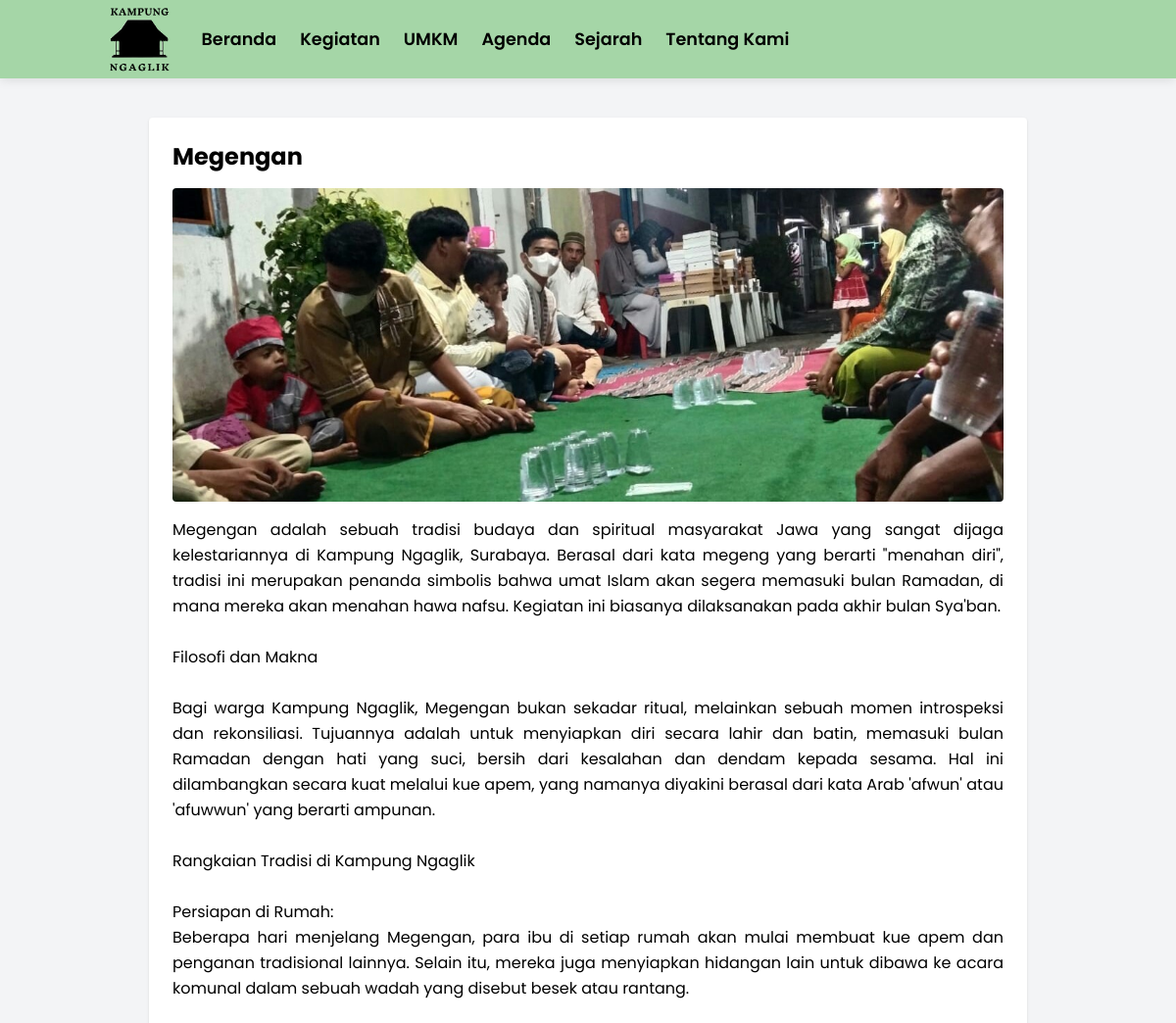
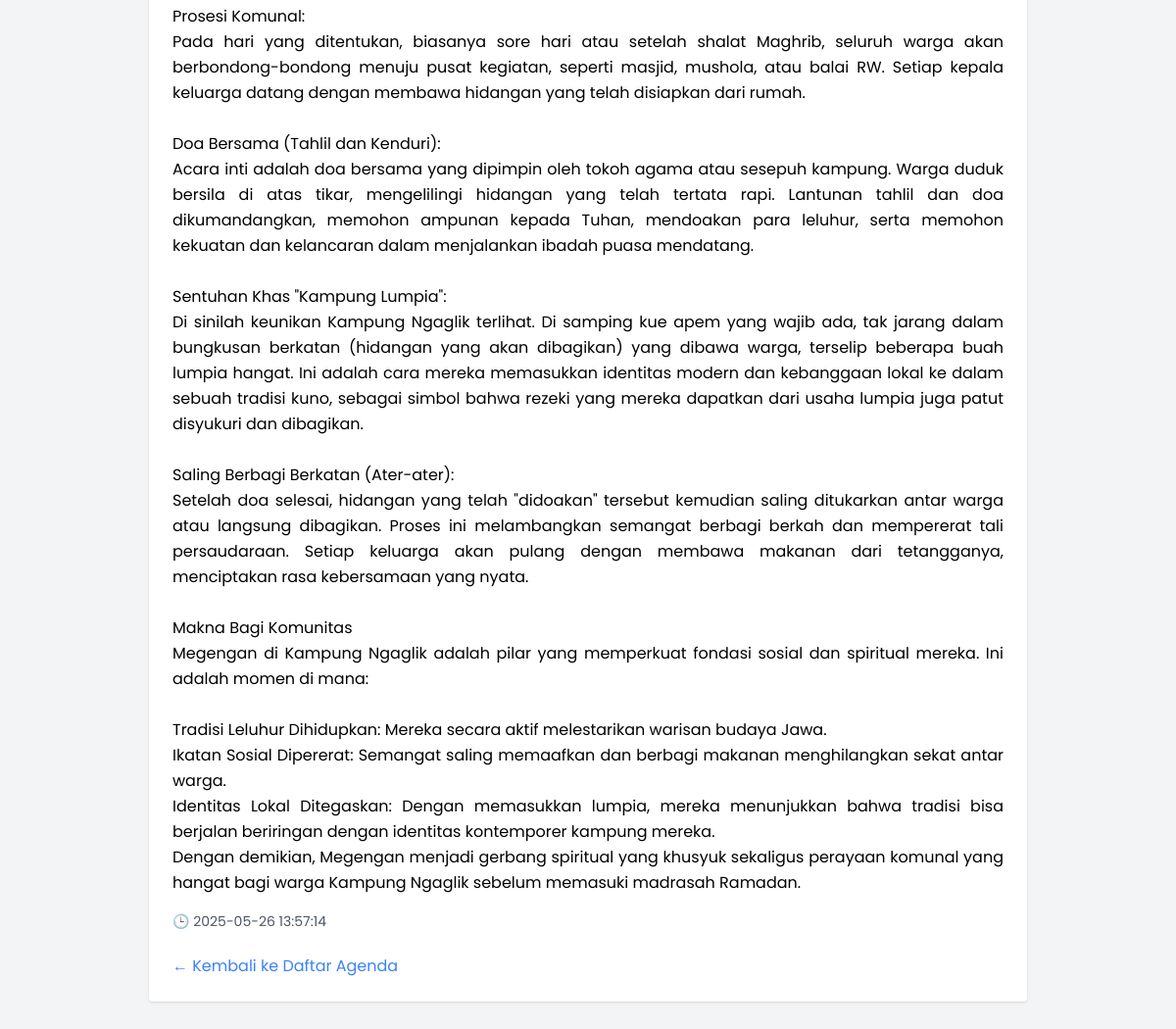
The app's page /selengkapnya_agenda.php?id=7 with its own data (2 pictures, top to bottom).
### tables this page shows
CREATE TABLE `berita` (
  `id` int NOT NULL,
  `judul` varchar(255) NOT NULL,
  `deskripsi` text NOT NULL,
  `gambar` varchar(255) NOT NULL,
  `created_at` timestamp NULL DEFAULT CURRENT_TIMESTAMP,
  `deskripsi_singkat` text NOT NULL
);

### selengkapnya_agenda.php (the view, shortened to what this page needs)
<?php
include 'koneksi/koneksi.php';
include 'header.php';
$id = isset($_GET['id']) ? (int) $_GET['id'] : 0;
$query = mysqli_query($conn, "SELECT * FROM berita WHERE id = $id");
$data = mysqli_fetch_assoc($query);
?>
<div class="bg-[#f3f4f6] min-h-screen py-10 px-4">
    <div class="max-w-4xl mx-auto bg-white p-6 rounded shadow">
        <h2 class="text-2xl font-bold mb-4"><?= htmlspecialchars($data['judul']) ?></h2>
        <img src="image/<?= htmlspecialchars($data['gambar']) ?>" class="w-full h-80 object-cover rounded mb-4" alt="Gambar Agenda">
        <p class="text-justify mb-4 leading-relaxed"><?= nl2br(htmlspecialchars($data['deskripsi'])) ?></p>
        <p class="text-gray-600 text-sm">🕒 <?= $data['created_at'] ?></p>
        <a href="agenda.php" class="inline-block mt-6 text-blue-500 hover:underline">← Kembali ke Daftar Agenda</a>
    </div>
</div>
<?php include 'footer.php'; ?>

### header.php (style rules this page uses)
body { font-family: 'Poppins', sans-serif; background-color: #f7fafc; }

### records on screen
berita: judul "Megengan", gambar (picture), deskripsi "Megengan adalah sebuah tradisi budaya dan spiritual masyarakat Jawa yang sangat dijaga kelestariannya di Kampung Ngaglik, Surabaya. Berasal dari kata megeng yang berarti \"menahan diri\", tradisi ini merupakan penanda simbolis bahwa umat Islam akan segera memasuki bulan Ramadan, di mana mereka akan menahan hawa nafsu. Kegiatan ini biasanya dilaksanakan pada akhir bulan Sya'ban. Filosofi dan Makna Bagi warga Kampung Ngaglik, Megengan bukan sekadar ritual, melainkan sebuah momen introspeksi dan rekonsiliasi. Tujuannya adalah untuk menyiapkan diri secara lahir dan batin, memasuki bulan Ramadan dengan hati yang suci, bersih dari kesalahan dan dendam kepada sesama. Hal ini dilambangkan secara kuat…", created_at "2025-05-26 13:57:14"
